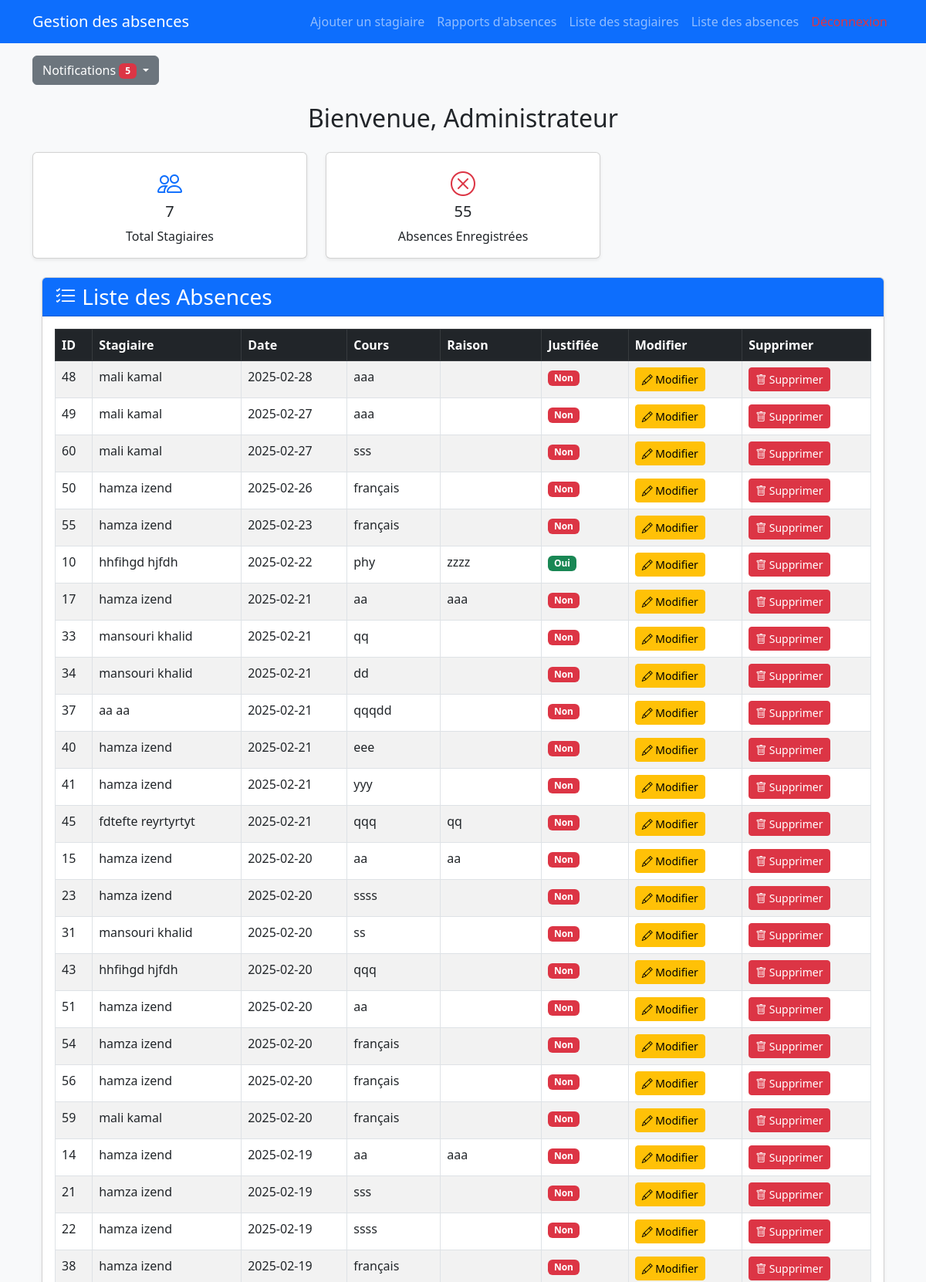
/index.php?page=liste_absence (signed in, upper part), run on the app's committed database.
### tables this page shows
CREATE TABLE `utilisateurs` (
  `id` int(11) NOT NULL,
  `nom` varchar(100) NOT NULL,
  `prenom` varchar(100) NOT NULL,
  `email` varchar(150) NOT NULL,
  `mot_de_passe` varchar(255) NOT NULL,
  `role` enum('administrateur','professeur') NOT NULL,
  `date_creation` timestamp NOT NULL DEFAULT current_timestamp()
);

CREATE TABLE `absences` (
  `id` int(11) NOT NULL,
  `stagiaire_id` int(11) NOT NULL,
  `date_absence` date NOT NULL,
  `cours` varchar(100) NOT NULL,
  `raison` text DEFAULT NULL,
  `justifie` tinyint(1) DEFAULT 0
);

CREATE TABLE `stagiaires` (
  `id` int(11) NOT NULL,
  `nom` varchar(100) NOT NULL,
  `prenom` varchar(100) NOT NULL,
  `programme` varchar(100) NOT NULL,
  `email` varchar(150) DEFAULT NULL,
  `date_inscription` timestamp NOT NULL DEFAULT current_timestamp()
);

### liste_absence.php (the view, shortened to what this page needs)
<?php
include 'baseDonnee.php';
try {
    $stmt = $pdo->query("
        SELECT absences.*, stagiaires.nom, stagiaires.prenom
        FROM absences
        JOIN stagiaires ON absences.stagiaire_id = stagiaires.id
        ORDER BY date_absence DESC
    ");
    $absences = $stmt->fetchAll();
} catch (PDOException $e) {
    $message = "<div class='alert alert-danger'>Erreur : " . $e->getMessage() . "</div>";
}
?>
<!DOCTYPE html>
<html lang="fr">
<head>
    <link href="https://cdn.jsdelivr.net/npm/bootstrap@5.3.0/dist/css/bootstrap.min.css" rel="stylesheet">
    <link href="https://cdn.jsdelivr.net/npm/bootstrap-icons/font/bootstrap-icons.css" rel="stylesheet">
</head>
<body class="bg-light">
<div class="container mt-4">
    <div class="card shadow-sm">
        <div class="card-header bg-primary text-white">
            <h3 class="mb-0"><i class="bi bi-list-check"></i> Liste des Absences</h3>
        </div>
        <div class="card-body">
            <div class="table-responsive">
                <table class="table table-bordered table-striped table-hover">
                    <thead class="table-dark">
                        <tr>
                            <th>ID</th>
                            <th>Stagiaire</th>
                            <th>Date</th>
                            <th>Cours</th>
                            <th>Raison</th>
                            <th>Justifiée</th>
                            <th>Modifier</th>
                            <th>Supprimer</th>
                        </tr>
                    </thead>
                    <tbody>
                        <?php foreach ($absences as $absence): ?>
                        <tr>
                            <td><?= $absence['id'] ?></td>
                            <td><?= htmlspecialchars($absence['nom'] . ' ' . $absence['prenom']) ?></td>
                            <td><?= htmlspecialchars($absence['date_absence']) ?></td>
                            <td><?= htmlspecialchars($absence['cours']) ?></td>
                            <td><?= htmlspecialchars($absence['raison']) ?></td>
                            <td>
                                <?php if ($absence['justifie']): ?>
                                    <span class="badge bg-success">Oui</span>
                                <?php else: ?>
                                    <span class="badge bg-danger">Non</span>
                                <?php endif; ?>
                            </td>
                            <td>
                                <a href="modifier_absence.php?id=<?= $absence['id'] ?>" class="btn btn-warning btn-sm">
                                    <i class="bi bi-pencil"></i> Modifier
                                </a>
                            </td>
                            <td>
                                <form method="POST" onsubmit="return confirm('Êtes-vous sûr de vouloir supprimer cette absence ?');">
                                    <button type="submit" class="btn btn-danger btn-sm">
                                        <i class="bi bi-trash"></i> Supprimer
                                    </button>
                                </form>
                            </td>
                        </tr>
                        <?php endforeach; ?>
                    </tbody>
                </table>
            </div>
        </div>
    </div>
</div>
</body>
</html>

### index.php (shortened to what this page needs)
<?php
require_once 'notifications.php';
$user_id = $_SESSION['utilisateur_id'];
$stmt = $pdo->prepare("SELECT role FROM utilisateurs WHERE id = ?");
$stmt->execute([$user_id]);
$user = $stmt->fetch(PDO::FETCH_ASSOC);
$role = $user['role'] ?? 'professeur';
$stmtNotif = $pdo->prepare("SELECT * FROM notifications WHERE utilisateur_id = ? ORDER BY date_notification DESC LIMIT 5");
$stmtNotif->execute([$user_id]);
$notifications = $stmtNotif->fetchAll();
$nbStagiaires = $pdo->query("SELECT COUNT(*) FROM stagiaires")->fetchColumn();
$nbAbsences = $pdo->query("SELECT COUNT(*) FROM absences")->fetchColumn();
?>
<!DOCTYPE html>
<html lang="fr">
<head>
    <link href="https://cdn.jsdelivr.net/npm/bootstrap@5.3.0/dist/css/bootstrap.min.css" rel="stylesheet">
</head>
<body class="bg-light">
<nav class="navbar navbar-expand-lg navbar-dark bg-primary">
    <div class="container">
        <a class="navbar-brand" href="index.php">Gestion des absences</a>
        <div class="collapse navbar-collapse" id="navbarNav">
            <ul class="navbar-nav ms-auto">
                <?php if ($role === 'administrateur') : ?>
                    <li class="nav-item"><a class="nav-link" href="?page=ajout_stagiaire">Ajouter un stagiaire</a></li>
                    <li class="nav-item"><a class="nav-link" href="?page=report_absence">Rapports d'absences</a></li>
                <?php else : ?>
                    <li class="nav-item"><a class="nav-link" href="?page=ajout_absence">Ajouter une absence</a></li>
                <?php endif; ?>
                <li class="nav-item"><a class="nav-link" href="?page=liste_stagiaire">Liste des stagiaires</a></li>
                <li class="nav-item"><a class="nav-link" href="?page=liste_absence">Liste des absences</a></li>
                <li class="nav-item"><a class="nav-link text-danger" href="logout.php">Déconnexion</a></li>
            </ul>
        </div>
    </div>
</nav>
<div class="container mt-3">
    <div class="dropdown">
        <button class="btn btn-secondary dropdown-toggle" type="button" id="dropdownNotifications" data-bs-toggle="dropdown" aria-expanded="false">
            Notifications <span class="badge bg-danger"><?= count($notifications) ?></span>
        </button>
    </div>
</div>
<div class="container mt-4">
    <h2 class="text-center">Bienvenue, <?= ucfirst($role) ?></h2>
    <div class="row mt-4">
        <div class="col-md-4">
            <div class="card shadow-sm text-center">
                <div class="card-body">
                    <div class="card-icon text-primary"><i class="bi bi-people"></i></div>
                    <h5 class="card-title"><?= $nbStagiaires ?></h5>
                    <p class="card-text">Total Stagiaires</p>
                </div>
            </div>
        </div>
        <div class="col-md-4">
            <div class="card shadow-sm text-center">
                <div class="card-body">
                    <div class="card-icon text-danger"><i class="bi bi-x-circle"></i></div>
                    <h5 class="card-title"><?= $nbAbsences ?></h5>
                    <p class="card-text">Absences Enregistrées</p>
                </div>
            </div>
        </div>
    </div>
    <div class="mt-4">
        <?php
        if (isset($_GET['page'])) {
            $page = $_GET['page'];
            $allowed_pages = ['ajout_stagiaire', 'liste_stagiaire', 'ajout_absence', 'liste_absence', 'report_absence', 'modifier_absence'];
            if (in_array($page, $allowed_pages)) {
                include $page . '.php';
            } else {
                echo "<div class='alert alert-danger'>Page non autorisée.</div>";
            }
        } else {
            echo "<div class='alert alert-info text-center'>Utilisez le menu pour naviguer.</div>";
        }
        ?>
    </div>
</div>
<link rel="stylesheet" href="https://cdn.jsdelivr.net/npm/bootstrap-icons/font/bootstrap-icons.css">
</body>
</html>

### index.php (style rules this page uses)
.card-icon { font-size: 2rem; }

### data on the page
utilisateurs: role "Administrateur"
absences: id "48", stagiaire.prenom "mali kamal", date_absence "2025-02-28", cours "aaa", justifie "Non"
absences: id "49", stagiaire.prenom "mali kamal", date_absence "2025-02-27", cours "aaa", justifie "Non"
absences: id "60", stagiaire.prenom "mali kamal", date_absence "2025-02-27", cours "sss", justifie "Non"
absences: id "50", stagiaire.prenom "hamza izend", date_absence "2025-02-26", cours "français", justifie "Non"
absences: id "55", stagiaire.prenom "hamza izend", date_absence "2025-02-23", cours "français", justifie "Non"
absences: id "10", stagiaire.prenom "hhfihgd hjfdh", date_absence "2025-02-22", cours "phy", raison "zzzz", justifie "Oui"
absences: id "17", stagiaire.prenom "hamza izend", date_absence "2025-02-21", cours "aa", raison "aaa", justifie "Non"
absences: id "33", stagiaire.prenom "mansouri khalid", date_absence "2025-02-21", cours "qq", justifie "Non"
absences: id "34", stagiaire.prenom "mansouri khalid", date_absence "2025-02-21", cours "dd", justifie "Non"
absences: id "37", stagiaire.prenom "aa aa", date_absence "2025-02-21", cours "qqqdd", justifie "Non"
absences: id "40", stagiaire.prenom "hamza izend", date_absence "2025-02-21", cours "eee", justifie "Non"
absences: id "41", stagiaire.prenom "hamza izend", date_absence "2025-02-21", cours "yyy", justifie "Non"
absences: id "45", stagiaire.prenom "fdtefte reyrtyrtyt", date_absence "2025-02-21", cours "qqq", raison "qq", justifie "Non"
absences: id "15", stagiaire.prenom "hamza izend", date_absence "2025-02-20", cours "aa", raison "aa", justifie "Non"
absences: id "23", stagiaire.prenom "hamza izend", date_absence "2025-02-20", cours "ssss", justifie "Non"
absences: id "31", stagiaire.prenom "mansouri khalid", date_absence "2025-02-20", cours "ss", justifie "Non"
absences: id "43", stagiaire.prenom "hhfihgd hjfdh", date_absence "2025-02-20", cours "qqq", justifie "Non"
absences: id "51", stagiaire.prenom "hamza izend", date_absence "2025-02-20", cours "aa", justifie "Non"
absences: id "54", stagiaire.prenom "hamza izend", date_absence "2025-02-20", cours "français", justifie "Non"
absences: id "56", stagiaire.prenom "hamza izend", date_absence "2025-02-20", cours "français", justifie "Non"
absences: id "59", stagiaire.prenom "mali kamal", date_absence "2025-02-20", cours "français", justifie "Non"
absences: id "14", stagiaire.prenom "hamza izend", date_absence "2025-02-19", cours "aa", raison "aaa", justifie "Non"
absences: id "21", stagiaire.prenom "hamza izend", date_absence "2025-02-19", cours "sss", justifie "Non"
absences: id "22", stagiaire.prenom "hamza izend", date_absence "2025-02-19", cours "ssss", justifie "Non"
absences: id "38", stagiaire.prenom "hamza izend", date_absence "2025-02-19", cours "français", justifie "Non"

### other printed values
count($notifications) "5"
$nbStagiaires "7"
$nbAbsences "55"
